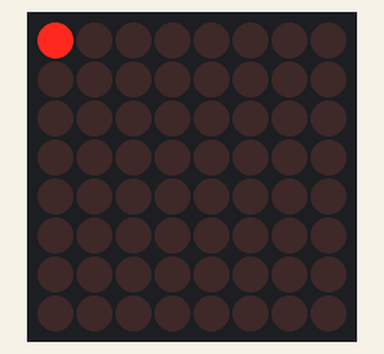
Recording of a sketch running on a simulated Arduino Uno, built with avr-gcc and run on an emulated ATmega328P. Parts: 8×8 LED matrix.

Above: at 0.1 s.
At 0.6 s:
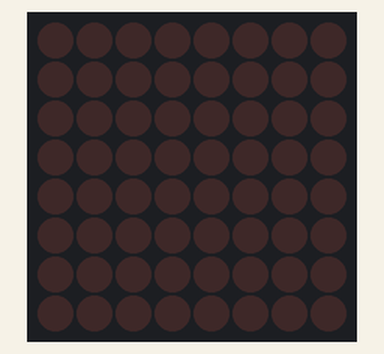

The sketch:

01Dot_Blink.ino
```cpp
#include "LedControl.h"
LedControl lc = LedControl(12, 10, 11, 1);
//Parameter: LedControl(DATA_IN, CLOCK, LOAD(/CS), Number_of_Object)

void setup()
{
  lc.shutdown(0, false); //Wake Up
  lc.setIntensity(0, 8); //Brightness: 8 (0~15)
  lc.clearDisplay(0); //Clear
}
void loop()
{
  char col = 0; //Column: 0 ~ 7
  char row = 0; //Row: 0~7

  lc.setLed(0, col, row, true); //ON
  delay(500);
  lc.setLed(0, col, row, false); //OFF
  delay(500);
}
```

Measured:
- what the display in image 1 shows lasts 0.5 s, from 0.5 s to 1.0 s
